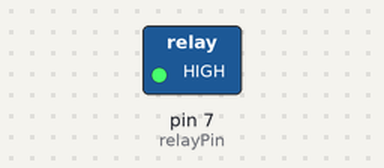
Simulated run of this sketch. Board: Arduino Uno, built with avr-gcc and run on an emulated ATmega328P. Parts: switched loads named in the sketch (green lamp = pin HIGH).

Above: at 1.5 s.
At 3.5 s:
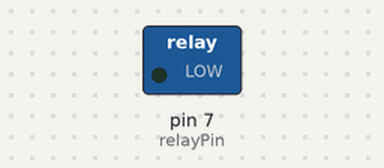
Timing chart, 0 to 5.2 s (numbered marks = the images above):
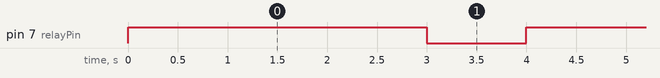

Measured:
- by itself, pin 7 (relayPin): alternates HIGH for 3.0 s and LOW for 1.0 s

The sketch:

relayTest.ino
```cpp
int relayPin = 7;

void setup() {
  // put your setup code here, to run once:
  pinMode(relayPin, OUTPUT);

}

void loop() {
  // put your main code here, to run repeatedly:
  myFunc();


}

void myFunc(){
  //anything that you want to write.
  digitalWrite(relayPin, HIGH);
  delay(3000);
  digitalWrite(relayPin, LOW);
  delay(1000);
}
```
